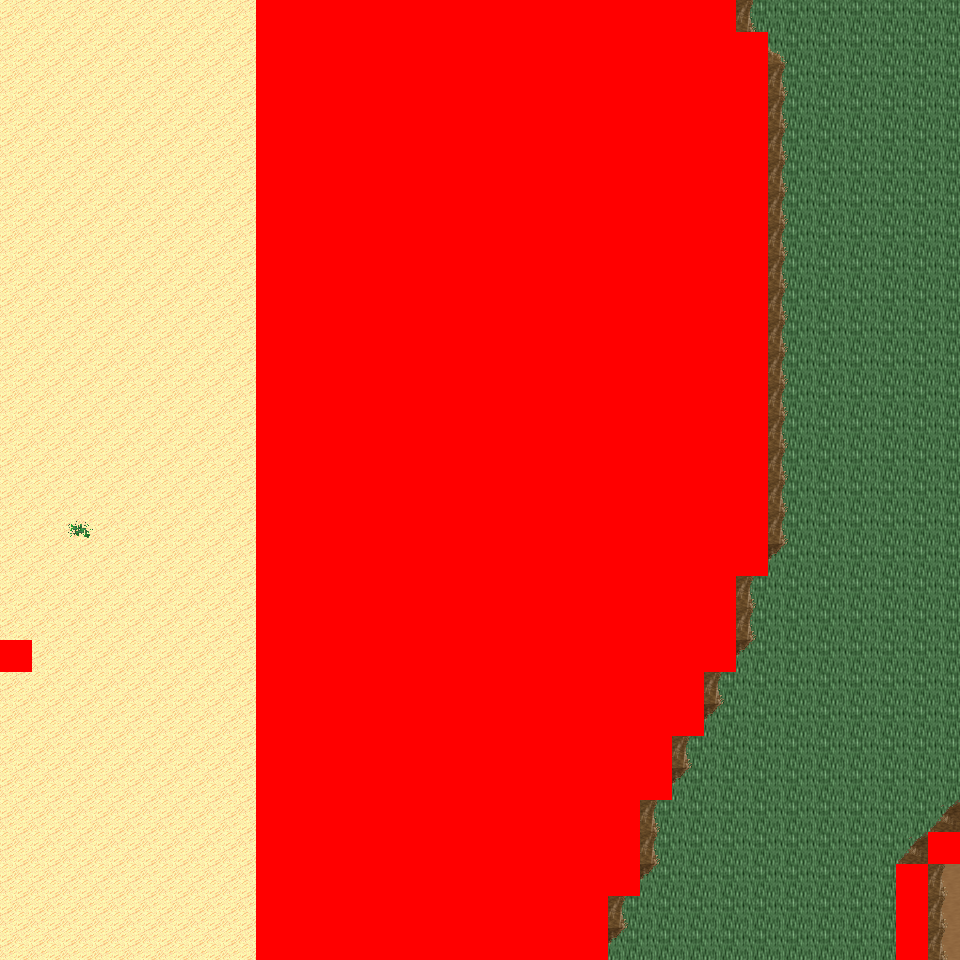

Below is a game level as drawn by its tile map, then a one-line description and the .tmx that defines it (tile-layer data replaced by summaries):
An orthogonal 30x30 tile map with 32x32 px tiles, 6 tile layers (Ground, Object, Object2, Above, ...), 8 tilesets and 7 objects (7x mapExit).

<map version="1.0" orientation="orthogonal" renderorder="right-down" width="30" height="30" tilewidth="32" tileheight="32" nextobjectid="8">
  <tileset firstgid="1" name="tileset_logic_collision" tilewidth="32" tileheight="32" tilecount="1" columns="1">
    <image source="../drawable/tileset_logic_collision.png" width="32" height="32" />
  </tileset>
  <tileset firstgid="2" name="tileset_ground_ground" tilewidth="32" tileheight="32" tilecount="33" columns="3">
    <image source="../drawable/tileset_ground_ground.png" width="96" height="352" />
  </tileset>
  <tileset firstgid="35" name="tileset_ground_ridge_earth_pale" tilewidth="32" tileheight="32" tilecount="96" columns="12">
    <image source="../drawable/tileset_ground_ridge_earth_pale.png" width="384" height="256" />
  </tileset>
  <tileset firstgid="131" name="tileset_ground_ridge_earth_dark" tilewidth="32" tileheight="32" tilecount="96" columns="12">
    <image source="../drawable/tileset_ground_ridge_earth_dark.png" width="384" height="256" />
  </tileset>
  <tileset firstgid="227" name="tileset_terrain_desert" tilewidth="32" tileheight="32" tilecount="88" columns="8">
    <image source="../drawable/tileset_terrain_desert.png" width="256" height="352" />
  </tileset>
  <tileset firstgid="315" name="tileset_plant_tree_tree_darkgreen" tilewidth="32" tileheight="32" tilecount="88" columns="8">
    <image source="../drawable/tileset_plant_tree_tree_darkgreen.png" width="256" height="352" />
  </tileset>
  <tileset firstgid="403" name="tileset_ground_sand_2" tilewidth="32" tileheight="32" tilecount="15" columns="5">
    <image source="../drawable/tileset_ground_sand_2.png" width="160" height="96" />
  </tileset>
  <tileset firstgid="418" name="tileset_plant_cactus_2" tilewidth="32" tileheight="32" tilecount="10" columns="5">
    <image source="../drawable/tileset_plant_cactus_2.png" width="160" height="64" />
  </tileset>
  <layer name="Ground" width="30" height="30">
    <data>[900 cells, 900 non-empty, 6 distinct tile ids]</data>
  </layer>
  <layer name="Object" width="30" height="30">
    <data>[900 cells, 179 non-empty, 24 distinct tile ids]</data>
  </layer>
  <layer name="Object2" width="30" height="30">
    <data>[900 cells, 0 non-empty, 0 distinct tile ids]</data>
  </layer>
  <layer name="Above" width="30" height="30">
    <data>[900 cells, 204 non-empty, 22 distinct tile ids]</data>
  </layer>
  <layer name="Above2" width="30" height="30">
    <data>[900 cells, 0 non-empty, 0 distinct tile ids]</data>
  </layer>
  <layer name="Walkable" width="30" height="30">
    <data>[900 cells, 449 non-empty, 1 distinct tile ids]</data>
  </layer>
  <objectgroup name="MapEvents">
    <object id="1" name="north" type="mapExit" x="0" y="0" width="256" height="32">
      <properties>
        <property name="map" value="level_0_x4_y110" />
        <property name="x" value="0" />
        <property name="y" value="28" />
      </properties>
    </object>
    <object id="2" name="north2" type="mapExit" x="736" y="0" width="224" height="32">
      <properties>
        <property name="map" value="level_0_x4_y110" />
        <property name="x" value="23" />
        <property name="y" value="28" />
      </properties>
    </object>
    <object id="3" name="south" type="mapExit" x="0" y="928" width="256" height="32">
      <properties>
        <property name="map" value="level_0_x4_y112" />
        <property name="x" value="0" />
        <property name="y" value="1" />
      </properties>
    </object>
    <object id="4" name="south2" type="mapExit" x="608" y="928" width="288" height="32">
      <properties>
        <property name="map" value="level_0_x4_y112" />
        <property name="x" value="19" />
        <property name="y" value="1" />
      </properties>
    </object>
    <object id="5" name="south3" type="mapExit" x="928" y="928" width="32" height="32">
      <properties>
        <property name="map" value="level_0_x4_y112" />
        <property name="x" value="29" />
        <property name="y" value="1" />
      </properties>
    </object>
    <object id="6" name="west" type="mapExit" x="0" y="0" width="32" height="640">
      <properties>
        <property name="map" value="level_0_x3_y111" />
        <property name="x" value="28" />
        <property name="y" value="0" />
      </properties>
    </object>
    <object id="7" name="west2" type="mapExit" x="0" y="672" width="32" height="288">
      <properties>
        <property name="map" value="level_0_x3_y111" />
        <property name="x" value="28" />
        <property name="y" value="21" />
      </properties>
    </object>
  </objectgroup>
</map>
